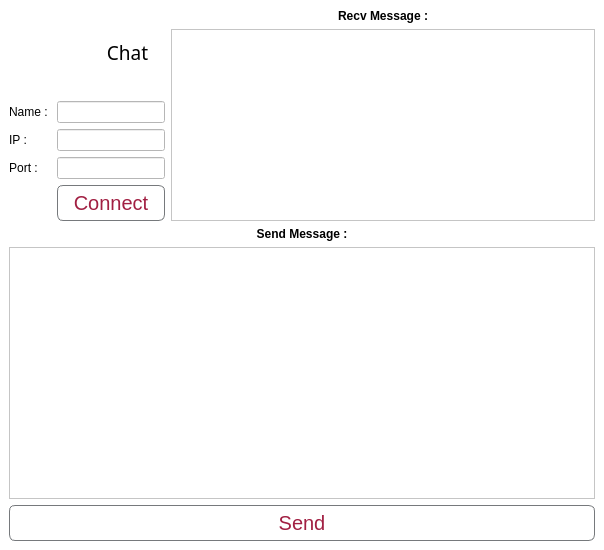
<?xml version="1.0" encoding="UTF-8"?>
<ui version="4.0">
 <class>MainWindow</class>
 <widget class="QMainWindow" name="MainWindow">
  <property name="geometry">
   <rect>
    <x>0</x>
    <y>0</y>
    <width>604</width>
    <height>550</height>
   </rect>
  </property>
  <property name="windowTitle">
   <string>Chat</string>
  </property>
  <property name="windowIcon">
   <iconset>
    <normaloff>icon/chat.png</normaloff>icon/chat.png</iconset>
  </property>
  <property name="styleSheet">
   <string notr="true">background-color: rgb(255, 255, 255);
</string>
  </property>
  <widget class="QWidget" name="centralwidget">
   <layout class="QGridLayout" name="gridLayout_3">
    <item row="2" column="0" colspan="4">
     <layout class="QGridLayout" name="gridLayout_2">
      <item row="0" column="0">
       <widget class="QLabel" name="label_6">
        <property name="font">
         <font>
          <weight>75</weight>
          <bold>true</bold>
         </font>
        </property>
        <property name="text">
         <string>Send Message :</string>
        </property>
        <property name="alignment">
         <set>Qt::AlignCenter</set>
        </property>
       </widget>
      </item>
      <item row="1" column="0">
       <widget class="QTextEdit" name="textEdit_2"/>
      </item>
      <item row="2" column="0">
       <widget class="QPushButton" name="pushButton_2">
        <property name="styleSheet">
         <string notr="true">QPushButton {
  border-radius: 28px;
  font-family: Arial;
  color: #A11F42;
  font-size: 20px;
  padding: 10px 20px 10px 20px;
  text-decoration: none;
  border-width: 1px;
  border-color: #76797C;
  border-style: solid;
  padding: 5px;
  border-radius: 6px;
}

QPushButton:hover {
  background: #f4efd2;
}

QPushButton:pressed {
  background: #EB5C74;
}
</string>
        </property>
        <property name="text">
         <string>Send</string>
        </property>
        <property name="icon">
         <iconset>
          <normaloff>icon/right-arrow.png</normaloff>icon/right-arrow.png</iconset>
        </property>
        <property name="iconSize">
         <size>
          <width>23</width>
          <height>23</height>
         </size>
        </property>
       </widget>
      </item>
     </layout>
    </item>
    <item row="1" column="0" colspan="3">
     <layout class="QFormLayout" name="formLayout">
      <property name="fieldGrowthPolicy">
       <enum>QFormLayout::AllNonFixedFieldsGrow</enum>
      </property>
      <item row="0" column="0">
       <widget class="QLabel" name="label_3">
        <property name="text">
         <string>Name : </string>
        </property>
        <property name="alignment">
         <set>Qt::AlignCenter</set>
        </property>
       </widget>
      </item>
      <item row="0" column="1">
       <widget class="QLineEdit" name="lineEdit"/>
      </item>
      <item row="1" column="0">
       <widget class="QLabel" name="label_4">
        <property name="text">
         <string>IP :</string>
        </property>
        <property name="alignment">
         <set>Qt::AlignCenter</set>
        </property>
       </widget>
      </item>
      <item row="1" column="1">
       <widget class="QLineEdit" name="lineEdit_2"/>
      </item>
      <item row="2" column="0">
       <widget class="QLabel" name="label_5">
        <property name="text">
         <string>Port :</string>
        </property>
        <property name="alignment">
         <set>Qt::AlignCenter</set>
        </property>
       </widget>
      </item>
      <item row="2" column="1">
       <widget class="QLineEdit" name="lineEdit_3"/>
      </item>
      <item row="3" column="1">
       <widget class="QPushButton" name="pushButton">
        <property name="layoutDirection">
         <enum>Qt::LeftToRight</enum>
        </property>
        <property name="styleSheet">
         <string notr="true">QPushButton {
  border-radius: 28px;
  font-family: Arial;
  color: #A11F42;
  font-size: 20px;
  padding: 10px 20px 10px 20px;
  text-decoration: none;
  border-width: 1px;
  border-color: #76797C;
  border-style: solid;
  padding: 5px;
  border-radius: 6px;
}

QPushButton:hover {
  background: #f4efd2;
}

QPushButton:pressed {
  background: #EB5C74;
}
</string>
        </property>
        <property name="text">
         <string>Connect</string>
        </property>
        <property name="icon">
         <iconset>
          <normaloff>icon/computer-monitor.png</normaloff>icon/computer-monitor.png</iconset>
        </property>
        <property name="iconSize">
         <size>
          <width>23</width>
          <height>23</height>
         </size>
        </property>
        <property name="flat">
         <bool>false</bool>
        </property>
       </widget>
      </item>
     </layout>
    </item>
    <item row="0" column="3" rowspan="2">
     <layout class="QGridLayout" name="gridLayout">
      <item row="1" column="0">
       <widget class="QTextEdit" name="textEdit"/>
      </item>
      <item row="0" column="0">
       <widget class="QLabel" name="label_7">
        <property name="font">
         <font>
          <weight>75</weight>
          <bold>true</bold>
         </font>
        </property>
        <property name="text">
         <string>Recv Message :</string>
        </property>
        <property name="alignment">
         <set>Qt::AlignCenter</set>
        </property>
       </widget>
      </item>
     </layout>
    </item>
    <item row="0" column="0" colspan="3">
     <layout class="QGridLayout" name="gridLayout_4">
      <item row="0" column="0">
       <widget class="QLabel" name="label_2">
        <property name="frameShape">
         <enum>QFrame::NoFrame</enum>
        </property>
        <property name="text">
         <string/>
        </property>
        <property name="pixmap">
         <pixmap>icon/chawt.png</pixmap>
        </property>
        <property name="scaledContents">
         <bool>true</bool>
        </property>
        <property name="alignment">
         <set>Qt::AlignCenter</set>
        </property>
       </widget>
      </item>
      <item row="0" column="1">
       <widget class="QLabel" name="label">
        <property name="font">
         <font>
          <family>Cooper Black</family>
          <pointsize>14</pointsize>
         </font>
        </property>
        <property name="text">
         <string>Chat</string>
        </property>
        <property name="alignment">
         <set>Qt::AlignCenter</set>
        </property>
       </widget>
      </item>
     </layout>
    </item>
   </layout>
  </widget>
 </widget>
 <tabstops>
  <tabstop>lineEdit</tabstop>
  <tabstop>lineEdit_2</tabstop>
  <tabstop>lineEdit_3</tabstop>
  <tabstop>pushButton</tabstop>
  <tabstop>textEdit_2</tabstop>
  <tabstop>pushButton_2</tabstop>
  <tabstop>textEdit</tabstop>
 </tabstops>
 <resources/>
 <connections/>
</ui>
